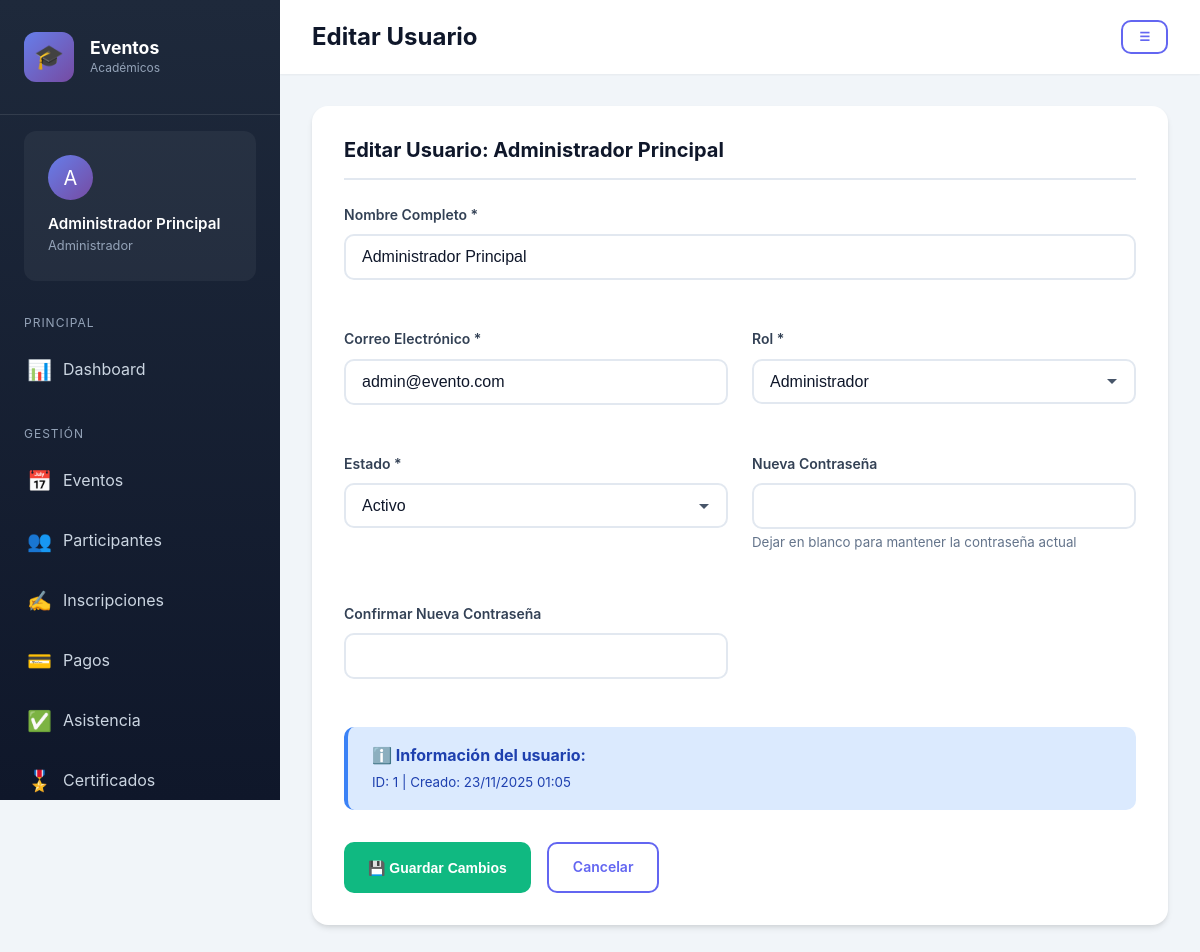
/modules/usuarios/editar.php?id=1 (signed in), run on the app's committed database.
### tables this page shows
CREATE TABLE `usuarios` (
  `id_usuario` int(11) NOT NULL AUTO_INCREMENT,
  `nombre_completo` varchar(100) NOT NULL,
  `email` varchar(100) NOT NULL,
  `password` varchar(255) NOT NULL,
  `id_rol` int(11) NOT NULL,
  `estado` enum('activo','inactivo') DEFAULT 'activo',
  `fecha_creacion` timestamp DEFAULT current_timestamp(),
  PRIMARY KEY (`id_usuario`),
  UNIQUE KEY `email` (`email`),
  KEY `id_rol` (`id_rol`),
  CONSTRAINT `fk_usuario_rol` FOREIGN KEY (`id_rol`) REFERENCES `roles` (`id_rol`)
);

CREATE TABLE `roles` (
  `id_rol` int(11) NOT NULL AUTO_INCREMENT,
  `nombre_rol` varchar(50) NOT NULL,
  `descripcion` text DEFAULT NULL,
  PRIMARY KEY (`id_rol`)
);

### modules/usuarios/editar.php (the view, shortened to what this page needs)
<?php
$userId = (int)$_GET['id'];
try {
    $db = Database::getInstance()->getConnection();
    $stmt = $db->prepare("SELECT * FROM usuarios WHERE id_usuario = ?");
    $stmt->execute([$userId]);
    $usuario = $stmt->fetch();
    $roles = $db->query("SELECT * FROM roles ORDER BY nombre_rol")->fetchAll();
} catch (Exception $e) {
    error_log("User edit error: " . $e->getMessage());
    redirect('modules/usuarios/index.php?error=system');
}
include '../../includes/header.php';
?>
<div class="card">
    <div class="card-header">
        <h3 class="card-title">Editar Usuario: <?php echo htmlspecialchars($usuario['nombre_completo']); ?></h3>
    </div>
    <div class="card-body">
        <form method="POST">
            <div style="display: grid; grid-template-columns: 1fr 1fr; gap: 1.5rem;">
                <div class="form-group" style="grid-column: 1 / -1;">
                    <label class="form-label">Nombre Completo *</label>
                    <input type="text" name="nombre_completo" class="form-control" required
                           value="<?php echo htmlspecialchars($usuario['nombre_completo']); ?>">
                </div>
                <div class="form-group">
                    <label class="form-label">Correo Electrónico *</label>
                    <input type="email" name="email" class="form-control" required
                           value="<?php echo htmlspecialchars($usuario['email']); ?>">
                </div>
                <div class="form-group">
                    <label class="form-label">Rol *</label>
                    <select name="id_rol" class="form-control" required>
                        <?php foreach ($roles as $rol): ?>
                            <option value="<?php echo $rol['id_rol']; ?>"
                                    <?php echo $usuario['id_rol'] == $rol['id_rol'] ? 'selected' : ''; ?>>
                                <?php echo htmlspecialchars($rol['nombre_rol']); ?>
                            </option>
                        <?php endforeach; ?>
                    </select>
                </div>
                <div class="form-group">
                    <label class="form-label">Estado *</label>
                    <select name="estado" class="form-control" required>
                        <option value="activo" <?php echo $usuario['estado'] == 'activo' ? 'selected' : ''; ?>>Activo</option>
                    </select>
                </div>
                <div class="form-group">
                    <label class="form-label">Nueva Contraseña</label>
                    <input type="password" name="password" class="form-control" minlength="6">
                    <small style="color: var(--gray);">Dejar en blanco para mantener la contraseña actual</small>
                </div>
                <div class="form-group">
                    <label class="form-label">Confirmar Nueva Contraseña</label>
                    <input type="password" name="confirmar_password" class="form-control" minlength="6">
                </div>
            </div>
            <div class="alert alert-info" style="margin-top: 1.5rem;">
                <strong>ℹ️ Información del usuario:</strong><br>
                <small>
                    ID: <?php echo $usuario['id_usuario']; ?> |
                    Creado: <?php echo date('d/m/Y H:i', strtotime($usuario['fecha_creacion'])); ?>
                </small>
            </div>
            <div style="display: flex; gap: 1rem; margin-top: 2rem;">
                <button type="submit" class="btn btn-success">💾 Guardar Cambios</button>
                <a href="index.php" class="btn btn-outline">Cancelar</a>
            </div>
        </form>
    </div>
</div>
<?php include '../../includes/footer.php'; ?>

### assets/css/style.css (style rules this page uses)
:root { --primary: #6366f1; --primary-dark: #4f46e5; --primary-light: #818cf8; --secondary: #06b6d4; --secondary-dark: #0891b2; --success: #10b981; --warning: #f59e0b; --danger: #ef4444; --info: #3b82f6; --dark: #0f172a; --dark-800: #1e293b; --dark-700: #334155; --dark-600: #475569; --gray: #64748b; --gray-light: #94a3b8; --gray-lighter: #cbd5e1; --gray-lightest: #e2e8f0; --light: #f1f5f9; --white: #ffffff; --gradient-primary: linear-gradient(135deg, #667eea 0%, #764ba2 100%); --gradient-secondary: linear-gradient(135deg, #06b6d4 0%, #3b82f6 100%); --gradient-success: linear-gradient(135deg, #10b981 0%, #059669 100%); --spacing-xs: 0.25rem; --spacing-sm: 0.5rem; --spacing-md: 1rem; --spacing-lg: 1.5rem; --spacing-xl: 2rem; --spacing-2xl: 3rem; --radius-sm: 6px; --radius-md: 10px; --radius-lg: 16px; --radius-xl: 24px; --shadow-sm: 0 1px 2px 0 rgba(0, 0, 0, 0.05); --shadow-md: 0 4px 6px -1px rgba(0, 0, 0, 0.1), 0 2px 4px -1px rgba(0, 0, 0, 0.06); --shadow-lg: 0 10px 15px -3px rgba(0, 0, 0, 0.1), 0 4px 6px -2px rgba(0, 0, 0, 0.05); --shadow-xl: 0 20px 25px -5px rgba(0, 0, 0, 0.1), 0 10px 10px -5px rgba(0, 0, 0, 0.04); --font-family: 'Inter', -apple-system, BlinkMacSystemFont, 'Segoe UI', Roboto, sans-serif; --font-size-xs: 0.75rem; --font-size-sm: 0.875rem; --font-size-base: 1rem; --font-size-lg: 1.125rem; --font-size-xl: 1.25rem; --font-size-2xl: 1.5rem; --font-size-3xl: 1.875rem; --font-size-4xl: 2.25rem; --transition-fast: 150ms ease; --transition-base: 250ms ease; --transition-slow: 350ms ease; }
* { margin: 0; padding: 0; box-sizing: border-box; }
html { font-size: 16px; scroll-behavior: smooth; }
body { font-family: var(--font-family); font-size: var(--font-size-base); line-height: 1.6; color: var(--dark); background: var(--light); overflow-x: hidden; }
h1, h2, h3, h4, h5, h6 { font-weight: 700; line-height: 1.2; margin-bottom: var(--spacing-md); color: var(--dark); }
h3 { font-size: var(--font-size-2xl); }
a { color: var(--primary); text-decoration: none; transition: color var(--transition-fast); }
.card { background: var(--white); border-radius: var(--radius-lg); box-shadow: var(--shadow-md); padding: var(--spacing-xl); margin-bottom: var(--spacing-lg); transition: transform var(--transition-base), box-shadow var(--transition-base); }
.card-header { border-bottom: 2px solid var(--gray-lightest); padding-bottom: var(--spacing-md); margin-bottom: var(--spacing-lg); }
.card-title { font-size: var(--font-size-xl); font-weight: 700; color: var(--dark); margin: 0; }
.card-body { padding: 0; }
.btn { display: inline-flex; align-items: center; justify-content: center; gap: var(--spacing-sm); padding: 0.75rem 1.5rem; font-size: var(--font-size-sm); font-weight: 600; border: none; border-radius: var(--radius-md); cursor: pointer; transition: all var(--transition-base); text-decoration: none; outline: none; position: relative; overflow: hidden; }
.btn::before { content: ''; position: absolute; top: 50%; left: 50%; width: 0; height: 0; border-radius: 50%; background: rgba(255, 255, 255, 0.3); transform: translate(-50%, -50%); transition: width var(--transition-slow), height var(--transition-slow); }
.btn-success { background: var(--success); color: var(--white); }
.btn-outline { background: transparent; border: 2px solid var(--primary); color: var(--primary); }
.form-group { margin-bottom: var(--spacing-lg); }
.form-label { display: block; font-weight: 600; margin-bottom: var(--spacing-sm); color: var(--dark-700); font-size: var(--font-size-sm); }
.form-control { width: 100%; padding: 0.75rem 1rem; font-size: var(--font-size-base); border: 2px solid var(--gray-lightest); border-radius: var(--radius-md); background: var(--white); color: var(--dark); transition: all var(--transition-base); outline: none; }
.form-control::placeholder { color: var(--gray-light); }
select.form-control { cursor: pointer; appearance: none; background-repeat: no-repeat; background-position: right 1rem center; padding-right: 2.5rem; }
.alert { padding: var(--spacing-md) var(--spacing-lg); border-radius: var(--radius-md); margin-bottom: var(--spacing-lg); border-left: 4px solid; }
.alert-info { background: #dbeafe; color: #1e40af; border-color: var(--info); }

### data on the page
usuarios: nombre_completo "Administrador Principal", email "admin@evento.com", id_rol "Administrador", estado "Activo", id_usuario "1", fecha_creacion "23/11/2025 01:05"

### other printed values
substr($_SESSION['user_name'] ?? 'U', 0, 1) "A"
$_SESSION['user_name'] "Administrador Principal"
$_SESSION['role_name'] "Administrador"
$pageTitle "Editar Usuario"
